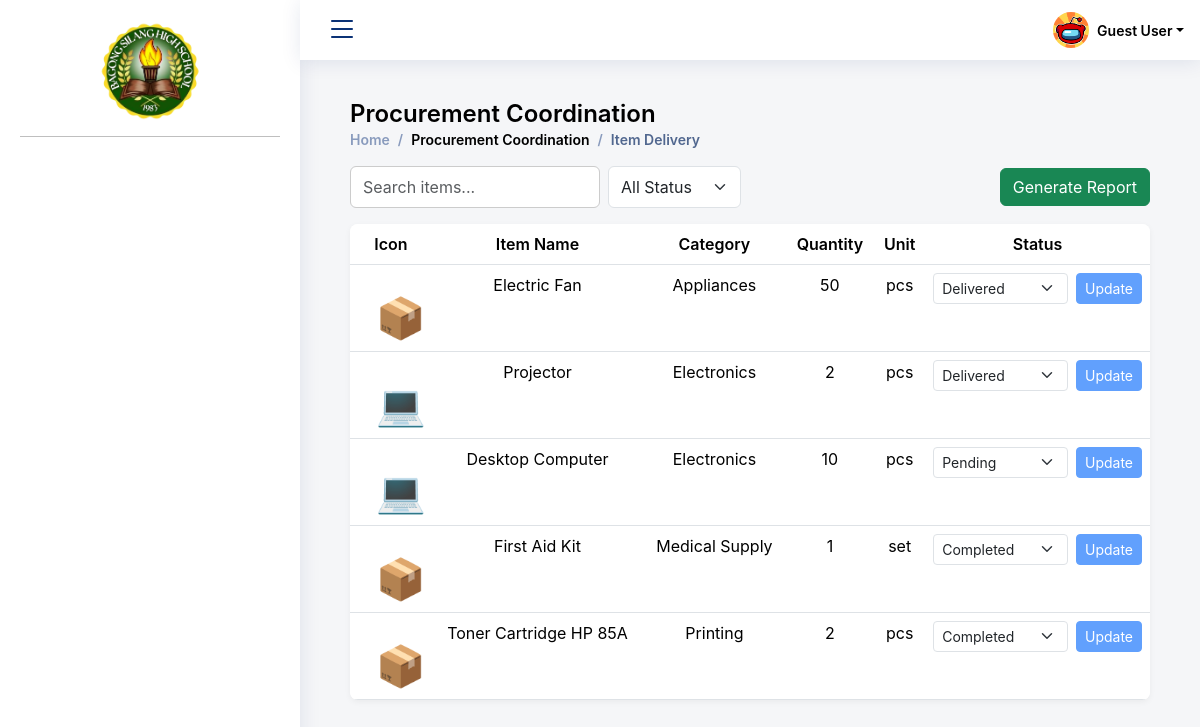
/User_Admin/Procurement/procurement.php, run on the app's committed database.
### tables this page shows
CREATE TABLE `bcp_sms4_procurement` (
  `procurement_id` int NOT NULL AUTO_INCREMENT,
  `item_id` int NOT NULL,
  `quantity` int NOT NULL,
  `request_date` date NOT NULL,
  `requested_by` varchar(100) NOT NULL,
  `approved_by` varchar(100) DEFAULT NULL,
  `expected_date` date DEFAULT NULL,
  `reason` text,
  `status` enum('Pending','Approved','Rejected','Completed') DEFAULT 'Pending',
  `created_at` timestamp NOT NULL DEFAULT CURRENT_TIMESTAMP,
  PRIMARY KEY (`procurement_id`),
  KEY `fk_procurement_item` (`item_id`),
  CONSTRAINT `fk_procurement_item` FOREIGN KEY (`item_id`) REFERENCES `bcp_sms4_items` (`item_id`)
);

CREATE TABLE `bcp_sms4_items` (
  `item_id` int NOT NULL AUTO_INCREMENT,
  `item_name` varchar(100) NOT NULL,
  `category` varchar(50) NOT NULL,
  `item_type` enum('Asset','Consumable') NOT NULL,
  `unit` varchar(50) NOT NULL,
  PRIMARY KEY (`item_id`)
);

### User_Admin/Procurement/procurement.php (the view, shortened to what this page needs)
<?php
include_once '../../connection.php';
$query = "SELECT
            p.procurement_id,
            i.item_name AS item,
            i.category,
            p.quantity AS qty,
            i.unit,
            p.status
          FROM bcp_sms4_procurement p
          JOIN bcp_sms4_items i ON p.item_id = i.item_id
          ORDER BY
            CASE WHEN p.status = 'Completed' THEN 2 ELSE 1 END,
            p.procurement_id DESC";
$result = $conn->query($query);
$deliveries = [];
if ($result && $result->num_rows > 0) {
    while ($row = $result->fetch_assoc()) {
        $icon = "📦";
        if (stripos($row['category'], 'electronics') !== false) $icon = "💻";
        elseif (stripos($row['category'], 'furniture') !== false) $icon = "🪑";
        elseif (stripos($row['category'], 'consumables') !== false) $icon = "🎨";
        elseif (stripos($row['category'], 'office') !== false) $icon = "✏️";
        elseif (stripos($row['category'], 'cleaning') !== false) $icon = "🧹";
        $deliveries[] = [
            "procurement_id" => $row['procurement_id'],
            "icon" => $icon,
            "item" => $row['item'],
            "category" => $row['category'],
            "qty" => $row['qty'],
            "unit" => $row['unit'],
            "status" => $row['status']
        ];
    }
}
?>
<!DOCTYPE html>
<html lang="en">
<head>
  <link href="../../assets/vendor/bootstrap/css/bootstrap.min.css" rel="stylesheet">
  <link href="../../assets/vendor/bootstrap-icons/bootstrap-icons.css" rel="stylesheet">
  <link href="../../assets/css/style.css" rel="stylesheet">
  <link href="../../assets/css/procurement.css" rel="stylesheet">
</head>
<body>
<?php include "../../components/nav-bar.php"; ?>
<main id="main" class="main">
  <div class="pagetitle">
    <h1>Procurement Coordination</h1>
    <nav>
      <ol class="breadcrumb">
        <li class="breadcrumb-item"><a href="<?=BASE_URL?>User_Admin/dashboard.php">Home</a></li>
        <li class="breadcrumb-item">Procurement Coordination</li>
        <li class="breadcrumb-item active">Item Delivery</li>
      </ol>
    </nav>
  </div>
  <div class="controls d-flex justify-content-between align-items-center mb-3">
    <div class="d-flex gap-2">
      <input type="text" id="search" class="form-control" placeholder="Search items...">
      <select id="statusFilter" class="form-select w-auto">
        <option value="All">All Status</option>
      </select>
    </div>
    <button
        class="btn btn-success"
        data-bs-toggle="modal"
        data-bs-target="#reportModal">
        Generate Report
    </button>
  </div>
  <div id="tableView">
    <table id="deliveryTable" class="table">
      <thead>
        <tr>
          <th>Icon</th>
          <th>Item Name</th>
          <th>Category</th>
          <th>Quantity</th>
          <th>Unit</th>
          <th>Status</th>
        </tr>
      </thead>
      <tbody>
        <?php if (!empty($deliveries)): ?>
          <?php foreach ($deliveries as $d): ?>
            <tr>
              <td><span class="icon"><?= $d['icon']; ?></span></td>
              <td><?= htmlspecialchars($d['item']); ?></td>
              <td><?= htmlspecialchars($d['category']); ?></td>
              <td><?= htmlspecialchars($d['qty']); ?></td>
              <td><?= htmlspecialchars($d['unit']); ?></td>
              <td>
                <form method="POST" action="assign_tag.php" class="d-flex align-items-center gap-2">
                  <select name="status" class="form-select form-select-sm">
                    <option value="Pending"   <?= $d['status']=="Pending" ? "selected" : "" ?>>Pending</option>
                    <option value="Rejected"  <?= $d['status']=="Rejected" ? "selected" : "" ?>>Delivered</option>
                    <option value="Completed" <?= $d['status']=="Completed" ? "selected" : "" ?>>Completed</option>
                  </select>
                  <button
                    type="submit"
                    class="btn btn-sm btn-primary update-btn"
                    data-original="<?= $d['status']; ?>"
                    <?= $d['status']=="Completed" ? "disabled" : "" ?>>
                    Update
                  </button>
                </form>
              </td>
            </tr>
          <?php endforeach; ?>
        <?php else: ?>
          <tr><td colspan="6">No deliveries found.</td></tr>
        <?php endif; ?>
      </tbody>
    </table>
  </div>
</main>
</body>
</html>

### assets/css/style.css (style rules this page uses)
:root { scroll-behavior: smooth; }
body { font-family: "Inter", sans-serif; background: #f6f9ff; color: #444444; }
a { color: #4154f1; text-decoration: none; }
h1, h2, h3, h4, h5, h6 { font-family: "Inter", sans-serif; }
#main { margin-top: 60px; padding: 20px 30px; transition: all 0.3s; }
.pagetitle { margin-bottom: 10px; }
.pagetitle h1 { font-size: 24px; margin-bottom: 0; font-weight: 600; color: #000000; }
.breadcrumb { font-size: 14px; font-family: "Inter", sans-serif; color: #000000; font-weight: 600; }
.breadcrumb a { color: #899bbd; transition: 0.3s; }
.breadcrumb .breadcrumb-item::before { color: #899bbd; }
.breadcrumb .active { color: #51678f; font-weight: 600; }
@media (min-width: 1200px) { #main, #footer, #header { margin-left: 300px; } }

### assets/css/procurement.css (style rules this page uses)
body { font-family: 'Inter', sans-serif; padding: 20px; background: #f5f6f8; color: #333; }
.icon { width: 60px; height: 60px; display: flex; justify-content: center; align-items: center; border-radius: 50%; font-size: 30px; margin: 0 auto 10px auto; color: white; }
.controls { display: flex; justify-content: space-between; align-items: center; margin-bottom: 10px; }
input[type="text"] { padding: 8px 12px; border-radius: 6px; border: 1px solid #ccc; width: 250px; }
button { padding: 8px 16px; border: none; border-radius: 6px; background: #4a6cf7; color: white; font-size: 14px; cursor: pointer; transition: background 0.2s ease; }
table { width: 100%; border-collapse: collapse; background: #fff; border-radius: 8px; overflow: hidden; box-shadow: 0 2px 6px rgba(0, 0, 0, 0.05); }
th, td { padding: 12px; text-align: center; }
th { background: #f1f3f6; cursor: pointer; font-weight: 600; }
tr:nth-child(even) { background: #fafafa; }
.icon { font-size: 40px; margin-bottom: 10px; display: inline-block; padding: 15px; border-radius: 50%; color: white; }

### data on the page
bcp_sms4_procurement: icon "📦", item.item_name "Electric Fan", item.category "Appliances", quantity "50", item.unit "pcs", status "Delivered"
bcp_sms4_procurement: icon "💻", item.item_name "Projector", item.category "Electronics", quantity "2", item.unit "pcs", status "Delivered"
bcp_sms4_procurement: icon "💻", item.item_name "Desktop Computer", item.category "Electronics", quantity "10", item.unit "pcs", status "Pending"
bcp_sms4_procurement: icon "📦", item.item_name "First Aid Kit", item.category "Medical Supply", quantity "1", item.unit "set", status "Completed"
bcp_sms4_procurement: icon "📦", item.item_name "Toner Cartridge HP 85A", item.category "Printing", quantity "2", item.unit "pcs", status "Completed"

### other printed values
$userFullname "Guest User"
